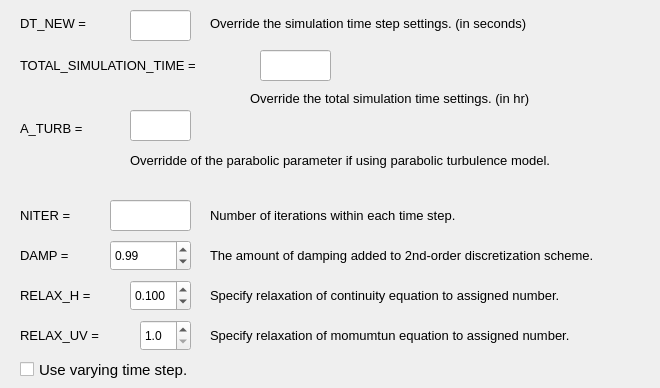
   <widget class="QWidget" name="tab_2">
    <attribute name="title">
     <string>Advanced Settings</string>
    </attribute>
    <widget class="QLabel" name="label_39">
     <property name="geometry">
      <rect>
       <x>20</x>
       <y>200</y>
       <width>111</width>
       <height>31</height>
      </rect>
     </property>
     <property name="font">
      <font>
       <pointsize>10</pointsize>
      </font>
     </property>
     <property name="text">
      <string>NITER = </string>
     </property>
    </widget>
    <widget class="QLabel" name="label_52">
     <property name="geometry">
      <rect>
       <x>20</x>
       <y>240</y>
       <width>91</width>
       <height>31</height>
      </rect>
     </property>
     <property name="font">
      <font>
       <pointsize>10</pointsize>
      </font>
     </property>
     <property name="text">
      <string>DAMP = </string>
     </property>
    </widget>
    <widget class="QLabel" name="label_53">
     <property name="geometry">
      <rect>
       <x>210</x>
       <y>200</y>
       <width>441</width>
       <height>31</height>
      </rect>
     </property>
     <property name="font">
      <font>
       <pointsize>10</pointsize>
      </font>
     </property>
     <property name="text">
      <string>Number of iterations within each time step.</string>
     </property>
    </widget>
    <widget class="QDoubleSpinBox" name="dampBox">
     <property name="geometry">
      <rect>
       <x>110</x>
       <y>240</y>
       <width>81</width>
       <height>31</height>
      </rect>
     </property>
     <property name="minimum">
      <double>0.300000000000000</double>
     </property>
     <property name="maximum">
      <double>1.000000000000000</double>
     </property>
     <property name="singleStep">
      <double>0.010000000000000</double>
     </property>
     <property name="value">
      <double>0.990000000000000</double>
     </property>
    </widget>
    <widget class="QLabel" name="label_54">
     <property name="geometry">
      <rect>
       <x>210</x>
       <y>240</y>
       <width>421</width>
       <height>31</height>
      </rect>
     </property>
     <property name="font">
      <font>
       <pointsize>10</pointsize>
      </font>
     </property>
     <property name="text">
      <string>The amount of damping added to 2nd-order discretization scheme.</string>
     </property>
    </widget>
    <widget class="QLabel" name="label_55">
     <property name="geometry">
      <rect>
       <x>20</x>
       <y>280</y>
       <width>91</width>
       <height>31</height>
      </rect>
     </property>
     <property name="font">
      <font>
       <pointsize>10</pointsize>
      </font>
     </property>
     <property name="text">
      <string>RELAX_H = </string>
     </property>
    </widget>
    <widget class="QDoubleSpinBox" name="relaxHBox">
     <property name="geometry">
      <rect>
       <x>130</x>
       <y>280</y>
       <width>61</width>
       <height>31</height>
      </rect>
     </property>
     <property name="decimals">
      <number>3</number>
     </property>
     <property name="minimum">
      <double>0.001000000000000</double>
     </property>
     <property name="maximum">
      <double>0.500000000000000</double>
     </property>
     <property name="singleStep">
      <double>0.010000000000000</double>
     </property>
     <property name="value">
      <double>0.100000000000000</double>
     </property>
    </widget>
    <widget class="QLabel" name="label_56">
     <property name="geometry">
      <rect>
       <x>20</x>
       <y>320</y>
       <width>101</width>
       <height>31</height>
      </rect>
     </property>
     <property name="font">
      <font>
       <pointsize>10</pointsize>
      </font>
     </property>
     <property name="text">
      <string>RELAX_UV =</string>
     </property>
    </widget>
    <widget class="QDoubleSpinBox" name="relaxUVBox">
     <property name="geometry">
      <rect>
       <x>140</x>
       <y>320</y>
       <width>51</width>
       <height>31</height>
      </rect>
     </property>
     <property name="decimals">
      <number>1</number>
     </property>
     <property name="minimum">
      <double>1.000000000000000</double>
     </property>
     <property name="maximum">
      <double>100.000000000000000</double>
     </property>
     <property name="singleStep">
      <double>0.100000000000000</double>
     </property>
     <property name="value">
      <double>1.000000000000000</double>
     </property>
    </widget>
    <widget class="QLabel" name="label_57">
     <property name="geometry">
      <rect>
       <x>210</x>
       <y>280</y>
       <width>401</width>
       <height>31</height>
      </rect>
     </property>
     <property name="font">
      <font>
       <pointsize>10</pointsize>
      </font>
     </property>
     <property name="text">
      <string>Specify relaxation of continuity equation to assigned number.</string>
     </property>
    </widget>
    <widget class="QLabel" name="label_58">
     <property name="geometry">
      <rect>
       <x>210</x>
       <y>320</y>
       <width>391</width>
       <height>31</height>
      </rect>
     </property>
     <property name="font">
      <font>
       <pointsize>10</pointsize>
      </font>
     </property>
     <property name="text">
      <string>Specify relaxation of momumtun equation to assigned number.</string>
     </property>
    </widget>
    <widget class="QCheckBox" name="varyTimeStepChk">
     <property name="geometry">
      <rect>
       <x>20</x>
       <y>360</y>
       <width>321</width>
       <height>19</height>
      </rect>
     </property>
     <property name="font">
      <font>
       <pointsize>11</pointsize>
      </font>
     </property>
     <property name="text">
      <string>Use varying time step.</string>
     </property>
    </widget>
    <widget class="QLabel" name="label_59">
     <property name="geometry">
      <rect>
       <x>20</x>
       <y>13</y>
       <width>81</width>
       <height>21</height>
      </rect>
     </property>
     <property name="font">
      <font>
       <pointsize>10</pointsize>
      </font>
     </property>
     <property name="text">
      <string>DT_NEW =</string>
     </property>
    </widget>
    <widget class="QLineEdit" name="aDTEdit">
     <property name="geometry">
      <rect>
       <x>130</x>
       <y>10</y>
       <width>61</width>
       <height>31</height>
      </rect>
     </property>
    </widget>
    <widget class="QLabel" name="label_60">
     <property name="geometry">
      <rect>
       <x>210</x>
       <y>13</y>
       <width>411</width>
       <height>21</height>
      </rect>
     </property>
     <property name="font">
      <font>
       <pointsize>10</pointsize>
      </font>
     </property>
     <property name="text">
      <string>Override the simulation time step settings. (in seconds)</string>
     </property>
    </widget>
    <widget class="QLabel" name="label_61">
     <property name="geometry">
      <rect>
       <x>20</x>
       <y>50</y>
       <width>221</width>
       <height>31</height>
      </rect>
     </property>
     <property name="font">
      <font>
       <pointsize>10</pointsize>
      </font>
     </property>
     <property name="text">
      <string>TOTAL_SIMULATION_TIME = </string>
     </property>
    </widget>
    <widget class="QLineEdit" name="aSIMTIMEEdit">
     <property name="geometry">
      <rect>
       <x>260</x>
       <y>50</y>
       <width>71</width>
       <height>31</height>
      </rect>
     </property>
    </widget>
    <widget class="QLabel" name="label_62">
     <property name="geometry">
      <rect>
       <x>250</x>
       <y>90</y>
       <width>361</width>
       <height>16</height>
      </rect>
     </property>
     <property name="font">
      <font>
       <pointsize>10</pointsize>
      </font>
     </property>
     <property name="text">
      <string>Override the total simulation time settings. (in hr)</string>
     </property>
    </widget>
    <widget class="QLabel" name="label_63">
     <property name="geometry">
      <rect>
       <x>20</x>
       <y>120</y>
       <width>81</width>
       <height>16</height>
      </rect>
     </property>
     <property name="font">
      <font>
       <pointsize>10</pointsize>
      </font>
     </property>
     <property name="text">
      <string>A_TURB = </string>
     </property>
    </widget>
    <widget class="QLineEdit" name="aTurbEdit">
     <property name="geometry">
      <rect>
       <x>130</x>
       <y>110</y>
       <width>61</width>
       <height>31</height>
      </rect>
     </property>
    </widget>
    <widget class="QLabel" name="label_64">
     <property name="geometry">
      <rect>
       <x>130</x>
       <y>150</y>
       <width>481</width>
       <height>21</height>
      </rect>
     </property>
     <property name="font">
      <font>
       <pointsize>10</pointsize>
      </font>
     </property>
     <property name="text">
      <string>Overridde of the parabolic parameter if using parabolic turbulence model.</string>
     </property>
    </widget>
    <widget class="QLineEdit" name="NITEREdit">
     <property name="geometry">
      <rect>
       <x>110</x>
       <y>200</y>
       <width>81</width>
       <height>31</height>
      </rect>
     </property>
    </widget>
   </widget>
